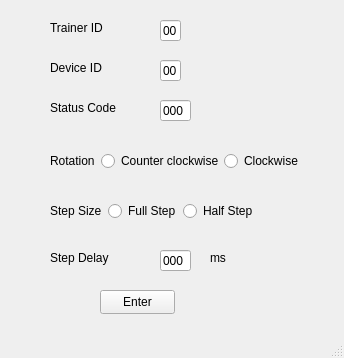
<?xml version="1.0" encoding="UTF-8"?>
<ui version="4.0">
 <class>MainWindow</class>
 <widget class="QMainWindow" name="MainWindow">
  <property name="geometry">
   <rect>
    <x>0</x>
    <y>0</y>
    <width>344</width>
    <height>358</height>
   </rect>
  </property>
  <property name="windowTitle">
   <string>MainWindow</string>
  </property>
  <widget class="QWidget" name="centralwidget">
   <widget class="QLabel" name="label">
    <property name="geometry">
     <rect>
      <x>50</x>
      <y>20</y>
      <width>61</width>
      <height>16</height>
     </rect>
    </property>
    <property name="text">
     <string>Trainer ID</string>
    </property>
   </widget>
   <widget class="QLabel" name="label_2">
    <property name="geometry">
     <rect>
      <x>50</x>
      <y>60</y>
      <width>61</width>
      <height>16</height>
     </rect>
    </property>
    <property name="text">
     <string>Device ID</string>
    </property>
   </widget>
   <widget class="QLabel" name="label_3">
    <property name="geometry">
     <rect>
      <x>50</x>
      <y>100</y>
      <width>71</width>
      <height>16</height>
     </rect>
    </property>
    <property name="text">
     <string>Status Code</string>
    </property>
   </widget>
   <widget class="QLabel" name="label_8">
    <property name="geometry">
     <rect>
      <x>210</x>
      <y>250</y>
      <width>21</width>
      <height>16</height>
     </rect>
    </property>
    <property name="text">
     <string>ms</string>
    </property>
   </widget>
   <widget class="QLineEdit" name="stepDelayLineEdit">
    <property name="geometry">
     <rect>
      <x>160</x>
      <y>250</y>
      <width>31</width>
      <height>21</height>
     </rect>
    </property>
    <property name="text">
     <string>000</string>
    </property>
   </widget>
   <widget class="QLabel" name="label_7">
    <property name="geometry">
     <rect>
      <x>50</x>
      <y>250</y>
      <width>61</width>
      <height>16</height>
     </rect>
    </property>
    <property name="text">
     <string>Step Delay</string>
    </property>
   </widget>
   <widget class="QPushButton" name="Enterpbtn">
    <property name="geometry">
     <rect>
      <x>100</x>
      <y>290</y>
      <width>75</width>
      <height>24</height>
     </rect>
    </property>
    <property name="text">
     <string>Enter</string>
    </property>
   </widget>
   <widget class="QLineEdit" name="TrainerIDlineEdit">
    <property name="geometry">
     <rect>
      <x>160</x>
      <y>20</y>
      <width>21</width>
      <height>21</height>
     </rect>
    </property>
    <property name="text">
     <string>00</string>
    </property>
   </widget>
   <widget class="QLineEdit" name="DeviceIDlineEdit">
    <property name="geometry">
     <rect>
      <x>160</x>
      <y>60</y>
      <width>21</width>
      <height>21</height>
     </rect>
    </property>
    <property name="text">
     <string>00</string>
    </property>
   </widget>
   <widget class="QLineEdit" name="StatusCodeLineEdit">
    <property name="geometry">
     <rect>
      <x>160</x>
      <y>100</y>
      <width>31</width>
      <height>21</height>
     </rect>
    </property>
    <property name="text">
     <string>000</string>
    </property>
   </widget>
   <widget class="QWidget" name="layoutWidget">
    <property name="geometry">
     <rect>
      <x>50</x>
      <y>150</y>
      <width>253</width>
      <height>22</height>
     </rect>
    </property>
    <layout class="QHBoxLayout" name="horizontalLayout">
     <item>
      <widget class="QLabel" name="label_5">
       <property name="text">
        <string>Rotation</string>
       </property>
      </widget>
     </item>
     <item>
      <widget class="QRadioButton" name="CCWradBtn">
       <property name="text">
        <string>Counter clockwise</string>
       </property>
      </widget>
     </item>
     <item>
      <widget class="QRadioButton" name="CWradBtn">
       <property name="text">
        <string>Clockwise</string>
       </property>
      </widget>
     </item>
    </layout>
   </widget>
   <widget class="QWidget" name="layoutWidget">
    <property name="geometry">
     <rect>
      <x>50</x>
      <y>200</y>
      <width>202</width>
      <height>22</height>
     </rect>
    </property>
    <layout class="QHBoxLayout" name="horizontalLayout_2">
     <item>
      <widget class="QLabel" name="label_4">
       <property name="text">
        <string>Step Size</string>
       </property>
      </widget>
     </item>
     <item>
      <widget class="QRadioButton" name="FullstepRadBtn">
       <property name="text">
        <string>Full Step</string>
       </property>
      </widget>
     </item>
     <item>
      <widget class="QRadioButton" name="HalfStepRadBtn">
       <property name="text">
        <string>Half Step</string>
       </property>
      </widget>
     </item>
    </layout>
   </widget>
  </widget>
  <widget class="QMenuBar" name="menubar">
   <property name="geometry">
    <rect>
     <x>0</x>
     <y>0</y>
     <width>344</width>
     <height>22</height>
    </rect>
   </property>
  </widget>
  <widget class="QStatusBar" name="statusbar"/>
 </widget>
 <resources/>
 <connections/>
</ui>
